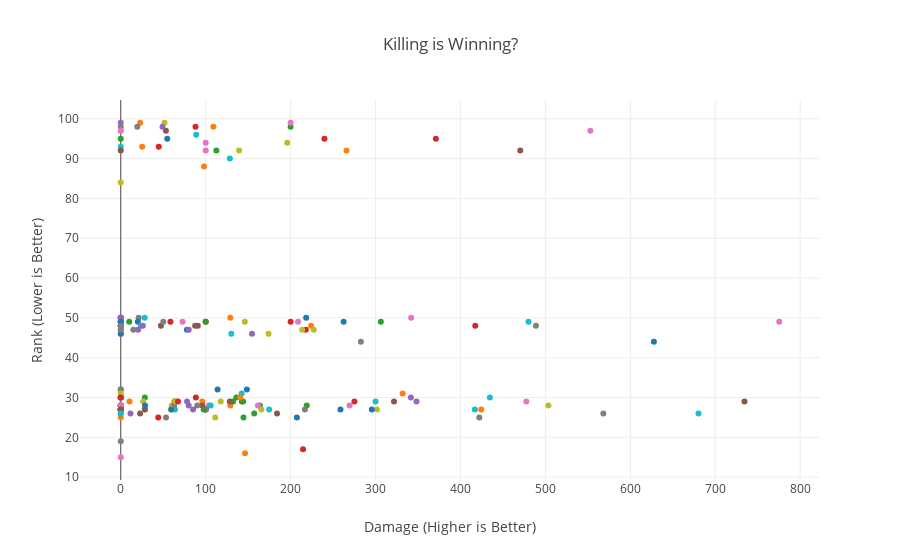

Here is the notebook cell this chart was saved with:
### Code cell
#I want to see the relationship between maxPlace, the true ranking from 1-100, with damageDealt.
#In other words, do you get better ranking if you deal more damage, and logically, by getting in fights?
data = []
for asset in np.random.choice(PG_train['Id'].unique(), 200):
    asset_df = PG_train[(PG_train['Id'] == asset)]

    data.append(go.Scatter(
        x = asset_df['damageDealt'].values,
        y = asset_df['maxPlace'].values,
        name = asset,
        showlegend=False
    ))
layout = go.Layout(dict(title = "Killing is Winning?",
                  xaxis = dict(title = 'Damage (Higher is Better)'),
                  yaxis = dict(title = 'Rank (Lower is Better)'),
                  ),legend=dict(
                orientation="h"))
py.iplot(dict(data=data, layout=layout), filename='basic-line')

### Figure 1 — Plotly figure (JSON) as saved in the notebook; plotly's stock layout.template omitted (floating-point values rounded to 4 significant figures)
{"data": [{"name": "410a0bf38d7c73", "showlegend": false, "type": "scatter", "uid": "a3304b90-de23-11e8-9632-0088653b14b4", "x": [0], "y": [27]}, {"name": "e09cb321e48209", "showlegend": false, "type": "scatter", "uid": "a3304f78-de23-11e8-bdd5-0088653b14b4", "x": [265.8], "y": [92]}, {"name": "3832880055d066", "showlegend": false, "type": "scatter", "uid": "a330509a-de23-11e8-b7d9-0088653b14b4", "x": [0], "y": [50]}, {"name": "0068bd6d504762", "showlegend": false, "type": "scatter", "uid": "a3305194-de23-11e8-95c5-0088653b14b4", "x": [0], "y": [28]}, {"name": "32f8d64c860b62", "showlegend": false, "type": "scatter", "uid": "a3305286-de23-11e8-9d82-0088653b14b4", "x": [0], "y": [28]}, {"name": "988ab57221bfa7", "showlegend": false, "type": "scatter", "uid": "a3305374-de23-11e8-a14b-0088653b14b4", "x": [47.3], "y": [48]}, {"name": "8f4d0144d6f851", "showlegend": false, "type": "scatter", "uid": "a330545a-de23-11e8-84ca-0088653b14b4", "x": [0], "y": [27]}, {"name": "c6917734fcbca7", "showlegend": false, "type": "scatter", "uid": "a3305540-de23-11e8-b14d-0088653b14b4", "x": [422.2], "y": [25]}, {"name": "10086f55fdffc4", "showlegend": false, "type": "scatter", "uid": "a3305626-de23-11e8-915a-0088653b14b4", "x": [146.1], "y": [49]}, {"name": "68c7fda3fac814", "showlegend": false, "type": "scatter", "uid": "a3305718-de23-11e8-8e88-0088653b14b4", "x": [174.7], "y": [27]}, {"name": "7530e3d43f3b83", "showlegend": false, "type": "scatter", "uid": "a33057fa-de23-11e8-8760-0088653b14b4", "x": [258.7], "y": [27]}, {"name": "c906e1e2dc4c2d", "showlegend": false, "type": "scatter", "uid": "a33058e2-de23-11e8-8f26-0088653b14b4", "x": [98.04], "y": [88]}, {"name": "a73c46ba5caf04", "showlegend": false, "type": "scatter", "uid": "a33059c8-de23-11e8-89a8-0088653b14b4", "x": [306.2], "y": [49]}, {"name": "2b3c009029e394", "showlegend": false, "type": "scatter", "uid": "a3305aae-de23-11e8-9634-0088653b14b4", "x": [275.1], "y": [29]}, {"name": "c92c7e370289f9", "showlegend": false, "type": "scatter", "uid": "a3305b94-de23-11e8-b13a-0088653b14b4", "x": [0], "y": [30]}, {"name": "f26ff117dc1649", "showlegend": false, "type": "scatter", "uid": "a3305c7a-de23-11e8-9332-0088653b14b4", "x": [0], "y": [48]}, {"name": "9656aaa3c39a24", "showlegend": false, "type": "scatter", "uid": "a3305d68-de23-11e8-b5a1-0088653b14b4", "x": [552.9], "y": [97]}, {"name": "07d26378165643", "showlegend": false, "type": "scatter", "uid": "a3305e46-de23-11e8-8bda-0088653b14b4", "x": [21.03], "y": [50]}, {"name": "c8b9198e9e7bf9", "showlegend": false, "type": "scatter", "uid": "a3305f36-de23-11e8-975e-0088653b14b4", "x": [0], "y": [50]}, {"name": "3e11c4a722f34a", "showlegend": false, "type": "scatter", "uid": "a330601c-de23-11e8-8ba9-0088653b14b4", "x": [0], "y": [30]}, {"name": "2975b7854ee0e5", "showlegend": false, "type": "scatter", "uid": "a3306102-de23-11e8-98e6-0088653b14b4", "x": [627.7], "y": [44]}, {"name": "1b4daa0428116a", "showlegend": false, "type": "scatter", "uid": "a33061f4-de23-11e8-94c8-0088653b14b4", "x": [224.1], "y": [48]}, {"name": "5d625c40bf5e30", "showlegend": false, "type": "scatter", "uid": "a33062d8-de23-11e8-a2f5-0088653b14b4", "x": [10], "y": [49]}, {"name": "1902b95c80983b", "showlegend": false, "type": "scatter", "uid": "a33063b4-de23-11e8-b5d7-0088653b14b4", "x": [217.8], "y": [47]}, {"name": "d9b372960d1869", "showlegend": false, "type": "scatter", "uid": "a330649a-de23-11e8-92d6-0088653b14b4", "x": [0], "y": [99]}, {"name": "7cb29bb0c8bb04", "showlegend": false, "type": "scatter", "uid": "a3306580-de23-11e8-b7c5-0088653b14b4", "x": [22.71], "y": [26]}, {"name": "edbb692fdea83c", "showlegend": false, "type": "scatter", "uid": "a3306666-de23-11e8-8261-0088653b14b4", "x": [0], "y": [15]}, {"name": "7cbacf39475489", "showlegend": false, "type": "scatter", "uid": "a3306758-de23-11e8-a8f9-0088653b14b4", "x": [53.3], "y": [25]}, {"name": "cf87a09b7fde4f", "showlegend": false, "type": "scatter", "uid": "a330683a-de23-11e8-ab47-0088653b14b4", "x": [60], "y": [28]}, {"name": "1c3be51a315509", "showlegend": false, "type": "scatter", "uid": "a3306922-de23-11e8-8949-0088653b14b4", "x": [0], "y": [48]}, {"name": "e7b43ec0f676ae", "showlegend": false, "type": "scatter", "uid": "a3306a08-de23-11e8-9d56-0088653b14b4", "x": [77.95], "y": [47]}, {"name": "140f25bdfc0374", "showlegend": false, "type": "scatter", "uid": "a3306aee-de23-11e8-b707-0088653b14b4", "x": [331.9], "y": [31]}, {"name": "ec5f908b986fbc", "showlegend": false, "type": "scatter", "uid": "a3306bd4-de23-11e8-a32e-0088653b14b4", "x": [200], "y": [98]}, {"name": "1519d57139f5f4", "showlegend": false, "type": "scatter", "uid": "a3306cba-de23-11e8-ba7b-0088653b14b4", "x": [0], "y": [28]}, {"name": "33476a9192ec35", "showlegend": false, "type": "scatter", "uid": "a3306d9e-de23-11e8-9048-0088653b14b4", "x": [0], "y": [28]}, {"name": "67092e59bc52a6", "showlegend": false, "type": "scatter", "uid": "a3306e86-de23-11e8-bc81-0088653b14b4", "x": [87.6], "y": [48]}, {"name": "d9d33396c4b4d5", "showlegend": false, "type": "scatter", "uid": "a3306f76-de23-11e8-82cb-0088653b14b4", "x": [0], "y": [27]}, {"name": "454cfe6e9c3fe7", "showlegend": false, "type": "scatter", "uid": "a330705c-de23-11e8-941b-0088653b14b4", "x": [0], "y": [98]}, {"name": "ca5838faff7738", "showlegend": false, "type": "scatter", "uid": "a3307142-de23-11e8-b8b5-0088653b14b4", "x": [28.2], "y": [27]}, {"name": "15c7df6daad146", "showlegend": false, "type": "scatter", "uid": "a3307228-de23-11e8-b4b1-0088653b14b4", "x": [128.4], "y": [90]}, {"name": "9c06aed87f84b0", "showlegend": false, "type": "scatter", "uid": "a330730c-de23-11e8-b123-0088653b14b4", "x": [0], "y": [32]}, {"name": "4c8c47935a750a", "showlegend": false, "type": "scatter", "uid": "a33073f4-de23-11e8-acbd-0088653b14b4", "x": [10.3], "y": [29]}, {"name": "3b0875126b184b", "showlegend": false, "type": "scatter", "uid": "a33074da-de23-11e8-9a08-0088653b14b4", "x": [163.8], "y": [28]}, {"name": "5516479dfb6321", "showlegend": false, "type": "scatter", "uid": "a33075ca-de23-11e8-afa7-0088653b14b4", "x": [200], "y": [49]}, {"name": "576f1ef56387d8", "showlegend": false, "type": "scatter", "uid": "a33076b0-de23-11e8-a04a-0088653b14b4", "x": [85.14], "y": [27]}, {"name": "1815830376d6aa", "showlegend": false, "type": "scatter", "uid": "a3307798-de23-11e8-a3ad-0088653b14b4", "x": [0], "y": [27]}, {"name": "210f636ef6f999", "showlegend": false, "type": "scatter", "uid": "a330787a-de23-11e8-93bd-0088653b14b4", "x": [100], "y": [94]}, {"name": "93adb2aa6fc71f", "showlegend": false, "type": "scatter", "uid": "a3307962-de23-11e8-8409-0088653b14b4", "x": [0], "y": [50]}, {"name": "964ef160bf9bc1", "showlegend": false, "type": "scatter", "uid": "a3307a48-de23-11e8-997e-0088653b14b4", "x": [503.5], "y": [28]}, {"name": "7f207295f78b6c", "showlegend": false, "type": "scatter", "uid": "a3307b2e-de23-11e8-8f3b-0088653b14b4", "x": [63.86], "y": [27]}, {"name": "dab02d1c30f422", "showlegend": false, "type": "scatter", "uid": "a3307c14-de23-11e8-8e67-0088653b14b4", "x": [114], "y": [32]}, {"name": "fab3d0459a330c", "showlegend": false, "type": "scatter", "uid": "a3307cfa-de23-11e8-b916-0088653b14b4", "x": [63.21], "y": [29]}, {"name": "8fcc204a3ba7a9", "showlegend": false, "type": "scatter", "uid": "a3307de2-de23-11e8-878d-0088653b14b4", "x": [219], "y": [28]}, {"name": "2442ca2ff40d2d", "showlegend": false, "type": "scatter", "uid": "a3307ec6-de23-11e8-8e4c-0088653b14b4", "x": [214.6], "y": [17]}, {"name": "bd7784936883df", "showlegend": false, "type": "scatter", "uid": "a3307fac-de23-11e8-be7b-0088653b14b4", "x": [79.98], "y": [28]}, {"name": "59c818515c5938", "showlegend": false, "type": "scatter", "uid": "a3308092-de23-11e8-9cd6-0088653b14b4", "x": [0], "y": [50]}, {"name": "d5aa3715742631", "showlegend": false, "type": "scatter", "uid": "a330816e-de23-11e8-a3d8-0088653b14b4", "x": [103.7], "y": [28]}, {"name": "7ab785f97ff58e", "showlegend": false, "type": "scatter", "uid": "a330825e-de23-11e8-bbb8-0088653b14b4", "x": [0], "y": [28]}, {"name": "b2e48f30f50edc", "showlegend": false, "type": "scatter", "uid": "a330834c-de23-11e8-b88e-0088653b14b4", "x": [227.2], "y": [47]}, {"name": "d2e97549332123", "showlegend": false, "type": "scatter", "uid": "a3308428-de23-11e8-b3fe-0088653b14b4", "x": [680.2], "y": [26]}, {"name": "24079dd91e559f", "showlegend": false, "type": "scatter", "uid": "a330851a-de23-11e8-8150-0088653b14b4", "x": [0], "y": [48]}, {"name": "17510b5d780440", "showlegend": false, "type": "scatter", "uid": "a3308600-de23-11e8-b724-0088653b14b4", "x": [96], "y": [29]}, {"name": "7536fdabb4fc57", "showlegend": false, "type": "scatter", "uid": "a33086e6-de23-11e8-ac66-0088653b14b4", "x": [28.38], "y": [30]}, {"name": "b2cfaca6730f2f", "showlegend": false, "type": "scatter", "uid": "a33087d8-de23-11e8-b90b-0088653b14b4", "x": [100], "y": [49]}, {"name": "e65b93e9230545", "showlegend": false, "type": "scatter", "uid": "a33088ba-de23-11e8-aa0c-0088653b14b4", "x": [80.05], "y": [47]}, {"name": "892bf1e15e4b05", "showlegend": false, "type": "scatter", "uid": "a3308998-de23-11e8-8d77-0088653b14b4", "x": [0], "y": [47]}, {"name": "67d049a58d1beb", "showlegend": false, "type": "scatter", "uid": "a3308a7e-de23-11e8-ae69-0088653b14b4", "x": [477.5], "y": [29]}, {"name": "8e3b9d7bcf280c", "showlegend": false, "type": "scatter", "uid": "a3308b64-de23-11e8-96f3-0088653b14b4", "x": [216.8], "y": [27]}, {"name": "3006506f9fb602", "showlegend": false, "type": "scatter", "uid": "a3308c4a-de23-11e8-815f-0088653b14b4", "x": [51.51], "y": [99]}, {"name": "b1808f03161753", "showlegend": false, "type": "scatter", "uid": "a3308d30-de23-11e8-b488-0088653b14b4", "x": [0], "y": [49]}, {"name": "ae8edfa3390a21", "showlegend": false, "type": "scatter", "uid": "a3308e18-de23-11e8-825b-0088653b14b4", "x": [218.3], "y": [50]}, {"name": "d47778a7c1e895", "showlegend": false, "type": "scatter", "uid": "a3308efa-de23-11e8-bb67-0088653b14b4", "x": [0], "y": [49]}, {"name": "e99c085cb41874", "showlegend": false, "type": "scatter", "uid": "a3308fe2-de23-11e8-b9a7-0088653b14b4", "x": [100], "y": [49]}, {"name": "8743be9e0b4e96", "showlegend": false, "type": "scatter", "uid": "a33090c8-de23-11e8-aca2-0088653b14b4", "x": [0], "y": [30]}, {"name": "e4615362780a18", "showlegend": false, "type": "scatter", "uid": "a33091b8-de23-11e8-be43-0088653b14b4", "x": [11.43], "y": [26]}, {"name": "2d677a9ddee24e", "showlegend": false, "type": "scatter", "uid": "a3309294-de23-11e8-8cb9-0088653b14b4", "x": [142.6], "y": [29]}, {"name": "b271756ace032d", "showlegend": false, "type": "scatter", "uid": "a330937a-de23-11e8-b92c-0088653b14b4", "x": [269.4], "y": [28]}, {"name": "cb1adc76d7304f", "showlegend": false, "type": "scatter", "uid": "a3309462-de23-11e8-b8ad-0088653b14b4", "x": [282.7], "y": [44]}, {"name": "ce2eb11029c5a3", "showlegend": false, "type": "scatter", "uid": "a3309546-de23-11e8-a9b7-0088653b14b4", "x": [165.6], "y": [27]}, {"name": "4934954b527a00", "showlegend": false, "type": "scatter", "uid": "a3309636-de23-11e8-89ae-0088653b14b4", "x": [300], "y": [29]}, {"name": "edc5b7a42e1cee", "showlegend": false, "type": "scatter", "uid": "a3309712-de23-11e8-9146-0088653b14b4", "x": [54.71], "y": [95]}, {"name": "046b13bc9695ed", "showlegend": false, "type": "scatter", "uid": "a3309802-de23-11e8-8087-0088653b14b4", "x": [64.4], "y": [29]}, {"name": "4cbe1832fc053a", "showlegend": false, "type": "scatter", "uid": "a33098e8-de23-11e8-8494-0088653b14b4", "x": [144.5], "y": [25]}, {"name": "20f5176011eec8", "showlegend": false, "type": "scatter", "uid": "a33099cc-de23-11e8-b5de-0088653b14b4", "x": [239.8], "y": [95]}, {"name": "014129f84f4327", "showlegend": false, "type": "scatter", "uid": "a3309abe-de23-11e8-bf86-0088653b14b4", "x": [0], "y": [48]}, {"name": "c92ecb6560fd55", "showlegend": false, "type": "scatter", "uid": "a3309ba4-de23-11e8-888c-0088653b14b4", "x": [734.4], "y": [29]}, {"name": "d3e952301d488c", "showlegend": false, "type": "scatter", "uid": "a3309c94-de23-11e8-ab39-0088653b14b4", "x": [200], "y": [99]}, {"name": "5186404e51ea2d", "showlegend": false, "type": "scatter", "uid": "a3309d7a-de23-11e8-901d-0088653b14b4", "x": [488.8], "y": [48]}, {"name": "e98ced06bba09d", "showlegend": false, "type": "scatter", "uid": "a3309e68-de23-11e8-bf64-0088653b14b4", "x": [139.3], "y": [92]}, {"name": "65254c0ebfd315", "showlegend": false, "type": "scatter", "uid": "a3309f50-de23-11e8-899d-0088653b14b4", "x": [0], "y": [28]}, {"name": "2c9d3645507d74", "showlegend": false, "type": "scatter", "uid": "a330a040-de23-11e8-a524-0088653b14b4", "x": [20.13], "y": [49]}, {"name": "a1dd888870d8ad", "showlegend": false, "type": "scatter", "uid": "a330a126-de23-11e8-8e15-0088653b14b4", "x": [0], "y": [28]}, {"name": "dd025df5db2316", "showlegend": false, "type": "scatter", "uid": "a330a20c-de23-11e8-b752-0088653b14b4", "x": [0], "y": [28]}, {"name": "8383e7aebb4ed2", "showlegend": false, "type": "scatter", "uid": "a330a2fa-de23-11e8-b738-0088653b14b4", "x": [44.77], "y": [93]}, {"name": "e465316b2feeed", "showlegend": false, "type": "scatter", "uid": "a330a3d8-de23-11e8-9fe7-0088653b14b4", "x": [0], "y": [46]}, {"name": "e081897cabd3df", "showlegend": false, "type": "scatter", "uid": "a330a4be-de23-11e8-863e-0088653b14b4", "x": [95.94], "y": [28]}, {"name": "ce682545c79fdf", "showlegend": false, "type": "scatter", "uid": "a330a5ae-de23-11e8-8200-0088653b14b4", "x": [208.8], "y": [49]}, {"name": "b73b0b2e5180b5", "showlegend": false, "type": "scatter", "uid": "a330a694-de23-11e8-8ba4-0088653b14b4", "x": [90.1], "y": [28]}, {"name": "6d4dd3c847f973", "showlegend": false, "type": "scatter", "uid": "a330a77a-de23-11e8-91dc-0088653b14b4", "x": [59.4], "y": [27]}, {"name": "c6bd49d594cfb4", "showlegend": false, "type": "scatter", "uid": "a330a862-de23-11e8-aed9-0088653b14b4", "x": [105.8], "y": [28]}, {"name": "e63abe3e895cfa", "showlegend": false, "type": "scatter", "uid": "a330a946-de23-11e8-8707-0088653b14b4", "x": [262.4], "y": [49]}, {"name": "adcebf06cc24fb", "showlegend": false, "type": "scatter", "uid": "a330aa2c-de23-11e8-9fa1-0088653b14b4", "x": [22.8], "y": [99]}, {"name": "31c719acf0c191", "showlegend": false, "type": "scatter", "uid": "a330ab12-de23-11e8-9095-0088653b14b4", "x": [136.1], "y": [30]}, {"name": "1d7c3740622c4b", "showlegend": false, "type": "scatter", "uid": "a330abf8-de23-11e8-b9b1-0088653b14b4", "x": [417.4], "y": [48]}, {"name": "5ee7c0d2b6aad4", "showlegend": false, "type": "scatter", "uid": "a330acde-de23-11e8-a8aa-0088653b14b4", "x": [0], "y": [48]}, {"name": "f315e8023cdacc", "showlegend": false, "type": "scatter", "uid": "a330adc6-de23-11e8-8179-0088653b14b4", "x": [470.4], "y": [92]}, {"name": "e270d8f9de75e9", "showlegend": false, "type": "scatter", "uid": "a330aea8-de23-11e8-ba77-0088653b14b4", "x": [0], "y": [97]}, {"name": "bf541a19de52a0", "showlegend": false, "type": "scatter", "uid": "a330af90-de23-11e8-b1e0-0088653b14b4", "x": [0], "y": [30]}, {"name": "b5211d5f5db2c3", "showlegend": false, "type": "scatter", "uid": "a330b080-de23-11e8-a659-0088653b14b4", "x": [174], "y": [46]}, {"name": "d2f2fa05fdde93", "showlegend": false, "type": "scatter", "uid": "a330b166-de23-11e8-bfd2-0088653b14b4", "x": [416.9], "y": [27]}, {"name": "21635fecb95d77", "showlegend": false, "type": "scatter", "uid": "a330b24c-de23-11e8-a24e-0088653b14b4", "x": [0], "y": [27]}, {"name": "090235b2c435de", "showlegend": false, "type": "scatter", "uid": "a330b33a-de23-11e8-9569-0088653b14b4", "x": [0], "y": [49]}, {"name": "bbb2d3afc17009", "showlegend": false, "type": "scatter", "uid": "a330b422-de23-11e8-bf21-0088653b14b4", "x": [0], "y": [95]}, {"name": "4396c01a10cb69", "showlegend": false, "type": "scatter", "uid": "a330b508-de23-11e8-af48-0088653b14b4", "x": [88.01], "y": [98]}, {"name": "819426ae446a15", "showlegend": false, "type": "scatter", "uid": "a330b5ee-de23-11e8-8cf7-0088653b14b4", "x": [154.5], "y": [46]}, {"name": "036ca75c3b03af", "showlegend": false, "type": "scatter", "uid": "a330b6d4-de23-11e8-82b4-0088653b14b4", "x": [53.2], "y": [97]}, {"name": "59eb314a3ecdd1", "showlegend": false, "type": "scatter", "uid": "a330b7ba-de23-11e8-b507-0088653b14b4", "x": [0], "y": [27]}, {"name": "691d88cce44b64", "showlegend": false, "type": "scatter", "uid": "a330b89e-de23-11e8-ae9d-0088653b14b4", "x": [14.84], "y": [47]}, {"name": "c6f7894eb477e6", "showlegend": false, "type": "scatter", "uid": "a330b986-de23-11e8-b49a-0088653b14b4", "x": [117.7], "y": [29]}, {"name": "7b13fe86fed79e", "showlegend": false, "type": "scatter", "uid": "a330ba6c-de23-11e8-a75f-0088653b14b4", "x": [88.83], "y": [96]}, {"name": "47e83f6944da37", "showlegend": false, "type": "scatter", "uid": "a330bb52-de23-11e8-ad60-0088653b14b4", "x": [0], "y": [46]}, {"name": "7b1fe1ac1bef20", "showlegend": false, "type": "scatter", "uid": "a330bc38-de23-11e8-8f9e-0088653b14b4", "x": [424.4], "y": [27]}, {"name": "aad24fdec6b947", "showlegend": false, "type": "scatter", "uid": "a330bd1e-de23-11e8-bee0-0088653b14b4", "x": [100], "y": [27]}, {"name": "c361d6fc97eef4", "showlegend": false, "type": "scatter", "uid": "a330be06-de23-11e8-8337-0088653b14b4", "x": [88.47], "y": [30]}, {"name": "efe1c623c0e5a7", "showlegend": false, "type": "scatter", "uid": "a330bee8-de23-11e8-8d20-0088653b14b4", "x": [78.1], "y": [29]}, {"name": "2cb0357f18085c", "showlegend": false, "type": "scatter", "uid": "a330bfd0-de23-11e8-8aa0-0088653b14b4", "x": [184], "y": [26]}, {"name": "a1684dae8ad08d", "showlegend": false, "type": "scatter", "uid": "a330c0b6-de23-11e8-a2f2-0088653b14b4", "x": [775.3], "y": [49]}, {"name": "40e9befe509d37", "showlegend": false, "type": "scatter", "uid": "a330c19c-de23-11e8-83eb-0088653b14b4", "x": [568.2], "y": [26]}, {"name": "29978d30ded1a3", "showlegend": false, "type": "scatter", "uid": "a330c282-de23-11e8-afe8-0088653b14b4", "x": [0], "y": [84]}, {"name": "fbc2e7ba29b6bc", "showlegend": false, "type": "scatter", "uid": "a330c368-de23-11e8-aa8f-0088653b14b4", "x": [23.69], "y": [48]}, {"name": "baebf0c9bc42e7", "showlegend": false, "type": "scatter", "uid": "a330c44c-de23-11e8-b966-0088653b14b4", "x": [0], "y": [27]}, {"name": "701ac07ac0cf58", "showlegend": false, "type": "scatter", "uid": "a330c534-de23-11e8-b447-0088653b14b4", "x": [129], "y": [28]}, {"name": "1b5a191a7aefd4", "showlegend": false, "type": "scatter", "uid": "a330c61a-de23-11e8-8d58-0088653b14b4", "x": [132.3], "y": [29]}, {"name": "e6b30d1a0e29a6", "showlegend": false, "type": "scatter", "uid": "a330c700-de23-11e8-9cac-0088653b14b4", "x": [100], "y": [27]}, {"name": "a9eea2023e085f", "showlegend": false, "type": "scatter", "uid": "a330c7e6-de23-11e8-ba54-0088653b14b4", "x": [341.6], "y": [30]}, {"name": "d0d78176ceb2bd", "showlegend": false, "type": "scatter", "uid": "a330c8d8-de23-11e8-a3d2-0088653b14b4", "x": [0], "y": [49]}, {"name": "95192ad5bce7c5", "showlegend": false, "type": "scatter", "uid": "a330c9ba-de23-11e8-837f-0088653b14b4", "x": [0], "y": [49]}, {"name": "f04d5c4b72ded9", "showlegend": false, "type": "scatter", "uid": "a330caa2-de23-11e8-92b0-0088653b14b4", "x": [0], "y": [32]}, {"name": "65e4f95e18fb1e", "showlegend": false, "type": "scatter", "uid": "a330cb88-de23-11e8-a3fe-0088653b14b4", "x": [213.6], "y": [47]}, {"name": "9e24eea23a427f", "showlegend": false, "type": "scatter", "uid": "a330cc6e-de23-11e8-95da-0088653b14b4", "x": [0], "y": [93]}, {"name": "870e0267d8b3b9", "showlegend": false, "type": "scatter", "uid": "a330cd54-de23-11e8-9ac6-0088653b14b4", "x": [59.52], "y": [27]}, {"name": "ebb121de46fd04", "showlegend": false, "type": "scatter", "uid": "a330ce3a-de23-11e8-9f67-0088653b14b4", "x": [109], "y": [98]}, {"name": "4121678a2ae9ea", "showlegend": false, "type": "scatter", "uid": "a330cf18-de23-11e8-af13-0088653b14b4", "x": [157.1], "y": [26]}, {"name": "07b8a8b0a5eb75", "showlegend": false, "type": "scatter", "uid": "a330d006-de23-11e8-8eef-0088653b14b4", "x": [371], "y": [95]}, {"name": "b4997080fb7f47", "showlegend": false, "type": "scatter", "uid": "a330d0ec-de23-11e8-a28d-0088653b14b4", "x": [0], "y": [50]}, {"name": "e3829d83dd60c4", "showlegend": false, "type": "scatter", "uid": "a330d1d2-de23-11e8-b5f0-0088653b14b4", "x": [321.7], "y": [29]}, {"name": "a5951717635082", "showlegend": false, "type": "scatter", "uid": "a330d2b8-de23-11e8-ab58-0088653b14b4", "x": [341.9], "y": [50]}, {"name": "115fef38c26a43", "showlegend": false, "type": "scatter", "uid": "a330d39e-de23-11e8-a2ad-0088653b14b4", "x": [0], "y": [47]}, {"name": "d90e0228f3d308", "showlegend": false, "type": "scatter", "uid": "a330d486-de23-11e8-83f3-0088653b14b4", "x": [301.6], "y": [27]}, {"name": "58ab6fcfd4870c", "showlegend": false, "type": "scatter", "uid": "a330d568-de23-11e8-9070-0088653b14b4", "x": [142.3], "y": [31]}, {"name": "8049f7e6cbb4a6", "showlegend": false, "type": "scatter", "uid": "a330d650-de23-11e8-9495-0088653b14b4", "x": [207.4], "y": [25]}, {"name": "834b71906c30ff", "showlegend": false, "type": "scatter", "uid": "a330d736-de23-11e8-89b7-0088653b14b4", "x": [25.18], "y": [93]}, {"name": "143b372ed63a03", "showlegend": false, "type": "scatter", "uid": "a330d81c-de23-11e8-8ea4-0088653b14b4", "x": [144.1], "y": [29]}, {"name": "82a1ab087e745d", "showlegend": false, "type": "scatter", "uid": "a330d8f8-de23-11e8-a2b0-0088653b14b4", "x": [58.48], "y": [49]}, {"name": "84f4ea82a063dc", "showlegend": false, "type": "scatter", "uid": "a330d9de-de23-11e8-8dfe-0088653b14b4", "x": [20.4], "y": [47]}, {"name": "2575537c9fac80", "showlegend": false, "type": "scatter", "uid": "a330dac6-de23-11e8-b279-0088653b14b4", "x": [90.72], "y": [48]}, {"name": "7b4431c29154f3", "showlegend": false, "type": "scatter", "uid": "a330dba8-de23-11e8-af64-0088653b14b4", "x": [100], "y": [92]}, {"name": "0999bef42cf4a8", "showlegend": false, "type": "scatter", "uid": "a330dc90-de23-11e8-987f-0088653b14b4", "x": [19.49], "y": [98]}, {"name": "52400ccda268f0", "showlegend": false, "type": "scatter", "uid": "a330dd6c-de23-11e8-aa1b-0088653b14b4", "x": [111.2], "y": [25]}, {"name": "dc4fcdd925bced", "showlegend": false, "type": "scatter", "uid": "a330de5c-de23-11e8-9508-0088653b14b4", "x": [130.2], "y": [46]}, {"name": "4c2342ae281ee5", "showlegend": false, "type": "scatter", "uid": "a330df38-de23-11e8-be94-0088653b14b4", "x": [148.5], "y": [32]}, {"name": "20a8339cb24c4e", "showlegend": false, "type": "scatter", "uid": "a330e01e-de23-11e8-bace-0088653b14b4", "x": [0], "y": [25]}, {"name": "1f6195c0925825", "showlegend": false, "type": "scatter", "uid": "a330e106-de23-11e8-833a-0088653b14b4", "x": [0], "y": [26]}, {"name": "e00eac4aa98bc1", "showlegend": false, "type": "scatter", "uid": "a330e1e8-de23-11e8-96e2-0088653b14b4", "x": [0], "y": [27]}, {"name": "84c5432c78a9e3", "showlegend": false, "type": "scatter", "uid": "a330e2d0-de23-11e8-a1ba-0088653b14b4", "x": [348.2], "y": [29]}, {"name": "c42f658c6df113", "showlegend": false, "type": "scatter", "uid": "a330e3b6-de23-11e8-8db3-0088653b14b4", "x": [28.45], "y": [27]}, {"name": "14769ced48e07f", "showlegend": false, "type": "scatter", "uid": "a330e4a6-de23-11e8-91b3-0088653b14b4", "x": [0], "y": [28]}, {"name": "f46b051c09b4fe", "showlegend": false, "type": "scatter", "uid": "a330e58c-de23-11e8-abbf-0088653b14b4", "x": [50.08], "y": [49]}, {"name": "feba34a6d1dd9c", "showlegend": false, "type": "scatter", "uid": "a330e674-de23-11e8-bdf8-0088653b14b4", "x": [0], "y": [31]}, {"name": "f35088f2f4fd89", "showlegend": false, "type": "scatter", "uid": "a330e758-de23-11e8-9975-0088653b14b4", "x": [28.21], "y": [50]}, {"name": "7eea7f1083f343", "showlegend": false, "type": "scatter", "uid": "a330e83e-de23-11e8-a2ce-0088653b14b4", "x": [0], "y": [49]}, {"name": "950702f916c5ae", "showlegend": false, "type": "scatter", "uid": "a330e924-de23-11e8-b074-0088653b14b4", "x": [146.3], "y": [16]}, {"name": "d5c7bf7d814d6a", "showlegend": false, "type": "scatter", "uid": "a330ea00-de23-11e8-a955-0088653b14b4", "x": [0], "y": [27]}, {"name": "cf6039a4ea552d", "showlegend": false, "type": "scatter", "uid": "a330eae6-de23-11e8-9ed3-0088653b14b4", "x": [44.16], "y": [25]}, {"name": "8abbde7094aa8b", "showlegend": false, "type": "scatter", "uid": "a330ebcc-de23-11e8-a88d-0088653b14b4", "x": [100], "y": [27]}, {"name": "283497905dfff6", "showlegend": false, "type": "scatter", "uid": "a330ecb4-de23-11e8-ac6a-0088653b14b4", "x": [0], "y": [92]}, {"name": "d8dbb217b3cc6f", "showlegend": false, "type": "scatter", "uid": "a330ed98-de23-11e8-bb6c-0088653b14b4", "x": [0], "y": [97]}, {"name": "15f6cba693a708", "showlegend": false, "type": "scatter", "uid": "a330ee7e-de23-11e8-be33-0088653b14b4", "x": [62.77], "y": [28]}, {"name": "21257a5820a6f3", "showlegend": false, "type": "scatter", "uid": "a330ef64-de23-11e8-aa64-0088653b14b4", "x": [26.46], "y": [29]}, {"name": "d6feb50c1c1274", "showlegend": false, "type": "scatter", "uid": "a330f04a-de23-11e8-992c-0088653b14b4", "x": [480.1], "y": [49]}, {"name": "16c784c966aad4", "showlegend": false, "type": "scatter", "uid": "a330f130-de23-11e8-951c-0088653b14b4", "x": [295.6], "y": [27]}, {"name": "1d6511a5d41227", "showlegend": false, "type": "scatter", "uid": "a330f218-de23-11e8-a2b9-0088653b14b4", "x": [129], "y": [50]}, {"name": "7e686fd6b87a0d", "showlegend": false, "type": "scatter", "uid": "a330f2f4-de23-11e8-beef-0088653b14b4", "x": [112.6], "y": [92]}, {"name": "9fbebf8afd46f2", "showlegend": false, "type": "scatter", "uid": "a330f3cc-de23-11e8-9e57-0088653b14b4", "x": [0], "y": [30]}, {"name": "e0dbd2ce5a5e4f", "showlegend": false, "type": "scatter", "uid": "a330f4b4-de23-11e8-bbc0-0088653b14b4", "x": [26], "y": [48]}, {"name": "4b1cf9fcd16e60", "showlegend": false, "type": "scatter", "uid": "a330f590-de23-11e8-ad31-0088653b14b4", "x": [0], "y": [27]}, {"name": "48763efdc9d268", "showlegend": false, "type": "scatter", "uid": "a330f676-de23-11e8-a89e-0088653b14b4", "x": [72.77], "y": [49]}, {"name": "b1c4733e57abe9", "showlegend": false, "type": "scatter", "uid": "a330f75c-de23-11e8-9e30-0088653b14b4", "x": [0], "y": [19]}, {"name": "1d950319260b76", "showlegend": false, "type": "scatter", "uid": "a330f838-de23-11e8-8df7-0088653b14b4", "x": [65], "y": [29]}, {"name": "2f213673ad189e", "showlegend": false, "type": "scatter", "uid": "a330f91e-de23-11e8-892d-0088653b14b4", "x": [434.6], "y": [30]}, {"name": "ee185a28870815", "showlegend": false, "type": "scatter", "uid": "a330fa06-de23-11e8-a6c9-0088653b14b4", "x": [28.6], "y": [28]}, {"name": "3a0ad360b95d38", "showlegend": false, "type": "scatter", "uid": "a330fae8-de23-11e8-9ea9-0088653b14b4", "x": [140.6], "y": [30]}, {"name": "de39036cfbfbf6", "showlegend": false, "type": "scatter", "uid": "a330fbc6-de23-11e8-bc73-0088653b14b4", "x": [97.63], "y": [27]}, {"name": "970d0dc8ce4c6d", "showlegend": false, "type": "scatter", "uid": "a330fca2-de23-11e8-b6e8-0088653b14b4", "x": [67.42], "y": [29]}, {"name": "2ec40c7eba38a5", "showlegend": false, "type": "scatter", "uid": "a330fd88-de23-11e8-a319-0088653b14b4", "x": [49.14], "y": [98]}, {"name": "0773ab690644e6", "showlegend": false, "type": "scatter", "uid": "a330fe64-de23-11e8-ae01-0088653b14b4", "x": [128.4], "y": [29]}, {"name": "9220136190bade", "showlegend": false, "type": "scatter", "uid": "a330ff40-de23-11e8-943e-0088653b14b4", "x": [161.5], "y": [28]}, {"name": "60193d9d90b707", "showlegend": false, "type": "scatter", "uid": "a3310012-de23-11e8-b637-0088653b14b4", "x": [0], "y": [48]}, {"name": "7deccbdf5d5ae5", "showlegend": false, "type": "scatter", "uid": "a33100ee-de23-11e8-b76e-0088653b14b4", "x": [196], "y": [94]}, {"name": "ba46eeacc14563", "showlegend": false, "type": "scatter", "uid": "a33101ca-de23-11e8-9ecb-0088653b14b4", "x": [0], "y": [26]}], "layout": {"legend": {"orientation": "h"}, "title": "Killing is Winning?", "xaxis": {"title": "Damage (Higher is Better)"}, "yaxis": {"title": "Rank (Lower is Better)"}}}
